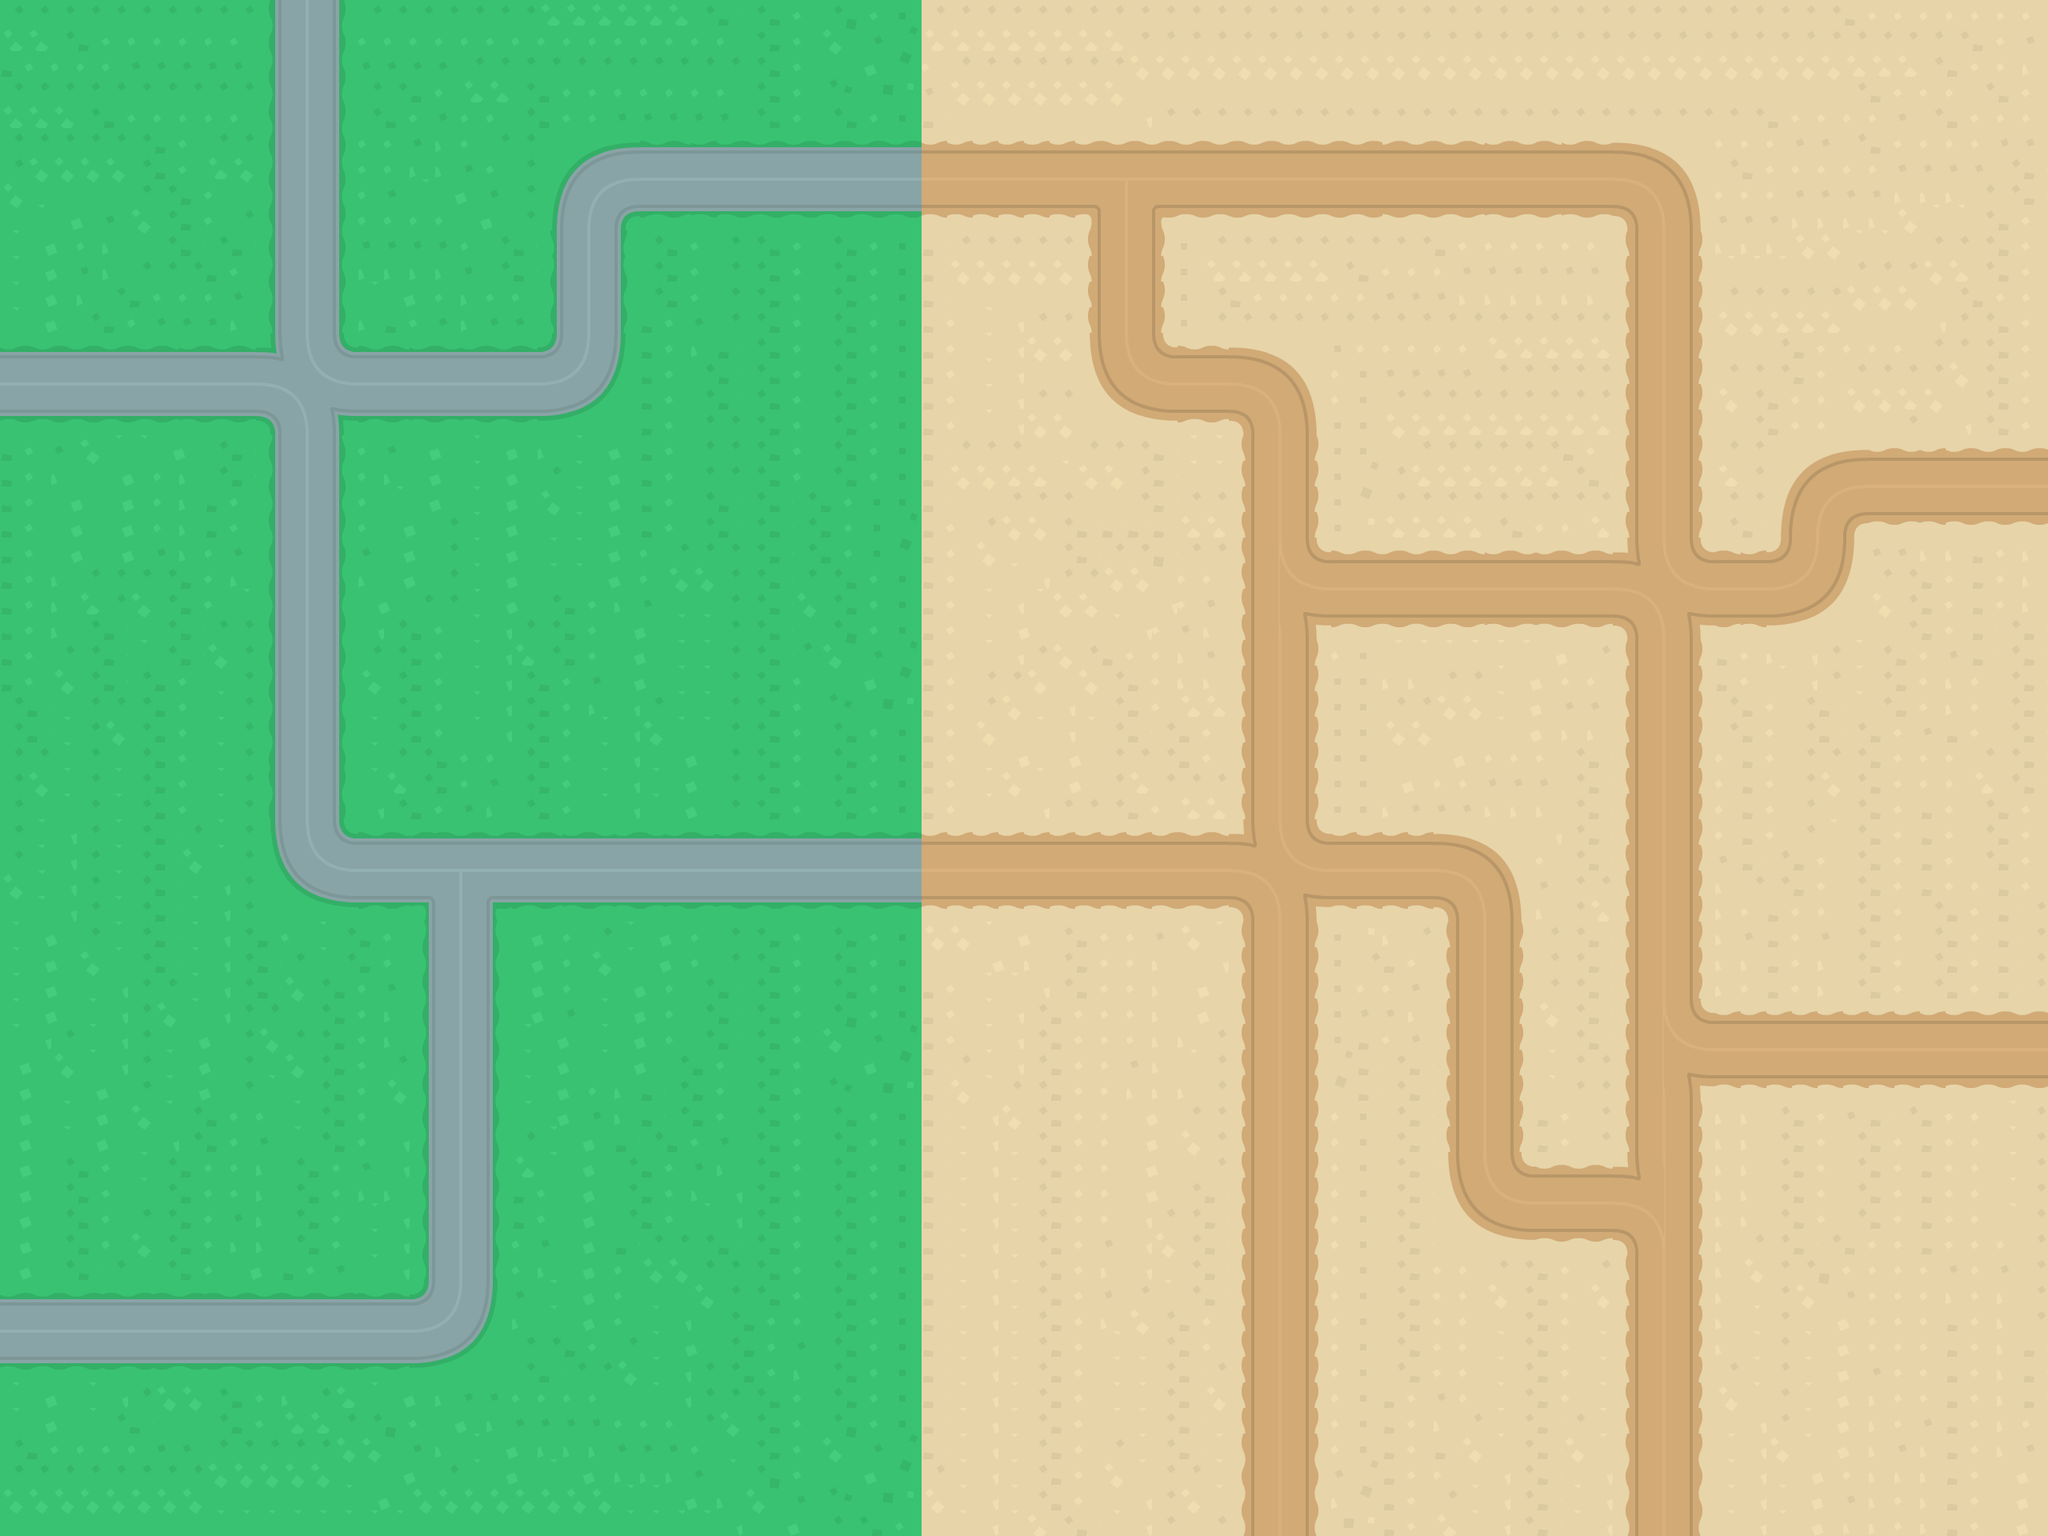

Below is a game level as drawn by its tile map, then a one-line description and the .tmx that defines it (tile-layer data replaced by summaries):
An orthogonal 80x60 tile map with 32x32 px tiles, 1 tile layer (_tmLayerGroup) and 15 objects (4x mountain02, 3x mountain01, 2x mountain03, tree01, tree02, ...).

<map version="1.10" tiledversion="1.10.2" orientation="orthogonal" renderorder="right-down" width="80" height="60" tilewidth="32" tileheight="32" infinite="0" nextlayerid="3" nextobjectid="8">
 <tileset firstgid="1" source="tankSprite.tsx" />
 <layer id="1" name="_tmLayerGroup" width="80" height="60">
  <data>[4800 cells, 4800 non-empty, 254 distinct tile ids]</data>
 </layer>
 <objectgroup id="2" name="_tmLayerObstacle">
  <object id="1" name="mountain02" x="2048.48" y="575.613" width="128" height="128">
   <polyline points="0,0 100,-0.666667 101.333,-96.333 1.33333,-94.333 -5.68434e-14,-0.666667" />
  </object>
  <object id="2" name="mountain03" x="262.667" y="457.333" width="128" height="128">
   <polyline points="0,0 208.333,-4 207,-107.667 238,-161.667 237.167,-207.5 160.833,-206.167 114.333,-163 -0.66667,-163.833 0,0" />
  </object>
  <object id="3" name="mountain02" x="1385" y="513" width="128" height="128">
   <polyline points="0,0 100,-0.666667 101.333,-96.333 1.33333,-94.333 -5.68434e-14,-0.666667" />
  </object>
  <object id="4" name="mountain02" x="1403.42" y="1372" width="128" height="128">
   <polyline points="0,0 100,-0.666667 101.333,-96.333 1.33333,-94.333 -5.68434e-14,-0.666667" />
  </object>
  <object id="5" name="mountain02" x="1405.82" y="967.15" width="128" height="128">
   <polyline points="0,0 100,-0.666667 101.333,-96.333 1.33333,-94.333 -5.68434e-14,-0.666667" />
  </object>
  <object id="6" name="mountain03" x="2031.33" y="953.33" width="128" height="128">
   <polyline points="0,0 208.333,-4 207,-107.667 238,-161.667 237.167,-207.5 160.833,-206.167 114.333,-163 -0.66667,-163.833 0,0" />
  </object>
  <object id="7" name="mountain01" x="2068.75" y="267.5" width="64" height="64">
   <polyline points="-1,-9 125.333,3.83333 147,93 345,94 347.333,-121.333 287.167,-139.667 266,-195 -0.5,-193 -0.666667,-11.3333" />
  </object>
  <object id="9" name="mountain01" x="1373.5" y="222.33" width="64" height="64">
   <polyline points="-1,-9 125.333,3.83333 147,93 345,94 347.333,-121.333 287.167,-139.667 266,-195 -0.5,-193 -0.666667,-11.3333" />
  </object>
  <object id="10" name="mountain01" x="2101.27" y="1415.72">
   <polyline points="-1,-9 125.333,3.83333 147,93 345,94 347.333,-121.333 287.167,-139.667 266,-195 -0.5,-193 -0.666667,-11.3333" />
  </object>
  <object id="1" name="tree01" x="1457.58" y="1709.09">
   <polyline points="0,0 19.875,15.5 58.125,4.125 32.75,-11.375 0.0527778,-0.0583333" />
  </object>
  <object id="3" name="tree02" x="1742.67" y="1700">
   <polyline points="0,0 19.875,15.5 58.125,4.125 32.75,-11.375 0.0527778,-0.0583333" />
  </object>
 </objectgroup>
 <objectgroup id="3" name="_tmLayerBorn">
  <object id="11" x="508.73" y="1068.6" width="17.3333" height="17.3333">
   <ellipse />
  </object>
  <object id="12" name="player" x="291.545" y="1666.33" width="14.6667" height="25.3333">
   <ellipse />
  </object>
  <object id="13" x="789.663" y="1466.33" width="17.3333" height="17.3333">
   <ellipse />
  </object>
  <object id="14" x="775.33" y="1662.66" width="17.3333" height="17.3333">
   <ellipse />
  </object>
 </objectgroup>
</map>
